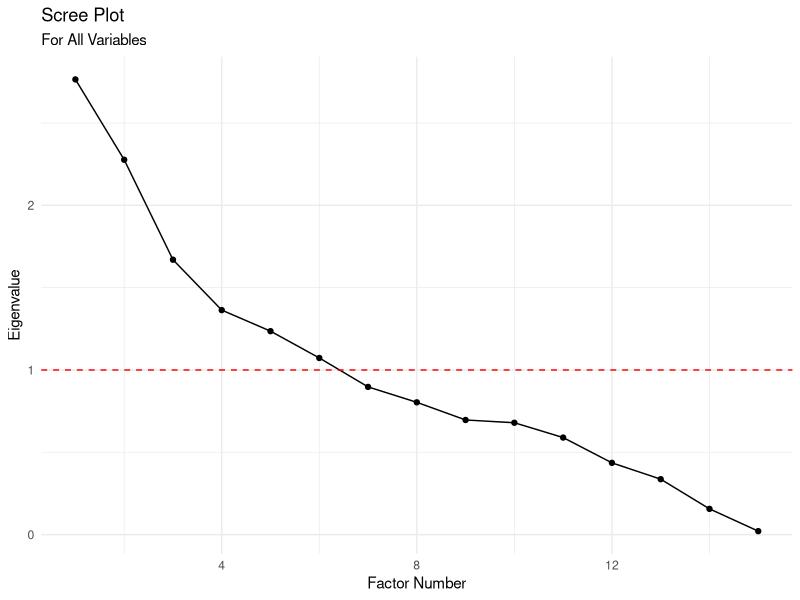

R code for this plot:
# Install and load required packages
if (!require("haven")) install.packages("haven")
if (!require("psych")) install.packages("psych")
if (!require("ggplot2")) install.packages("ggplot2")

library(haven)
library(psych)
library(ggplot2)

# Read the Stata .dta file
data <- read_dta("diegos_correlation_data.dta")
data <- as.data.frame(data)

# Select variables
variables <- c("dshaMeeting", "dshaSitevisit", "dshaCommunications", 
               "planned", "part_2more", "hours_fumore1", "ins", "out", 
               "mix", "top", "production", "mkting", "clients", 
               "suppliers", "consultants")

# Create correlation matrix
corr_matrix <- cor(data[variables], use = "pairwise.complete.obs")

# Calculate eigenvalues
eigen_values <- eigen(corr_matrix)$values

# Create scree plot data
scree_data <- data.frame(
  Factor = 1:length(eigen_values),
  Eigenvalue = eigen_values
)

# Create scree plot using ggplot2
scree_plot <- ggplot(scree_data, aes(x = Factor, y = Eigenvalue)) +
  geom_line() +
  geom_point() +
  geom_hline(yintercept = 1, linetype = "dashed", color = "red") +
  theme_minimal() +
  labs(title = "Scree Plot",
       subtitle = "For All Variables",
       x = "Factor Number",
       y = "Eigenvalue")

# Display the plot
print(scree_plot)


# Determine number of factors (using Kaiser criterion - eigenvalues > 1)
n_factors <- sum(eigen_values > 1)

# Perform EFA
efa_result <- fa(r = corr_matrix, 
                 nfactors = n_factors,
                 rotate = "varimax",
                 fm = "minres",
                 scores = "regression")

# Print results
cat("\nNumber of factors to extract (based on eigenvalues > 1):", n_factors, "\n\n")

cat("Factor Loadings (loadings > 0.4):\n")
print(loadings(efa_result), cutoff = 0.4)

cat("\nVariance Explained by Each Factor:\n")
print(efa_result$Vaccounted)

# cat("\nModel Fit Statistics:\n")
# print(efa_result$stats)